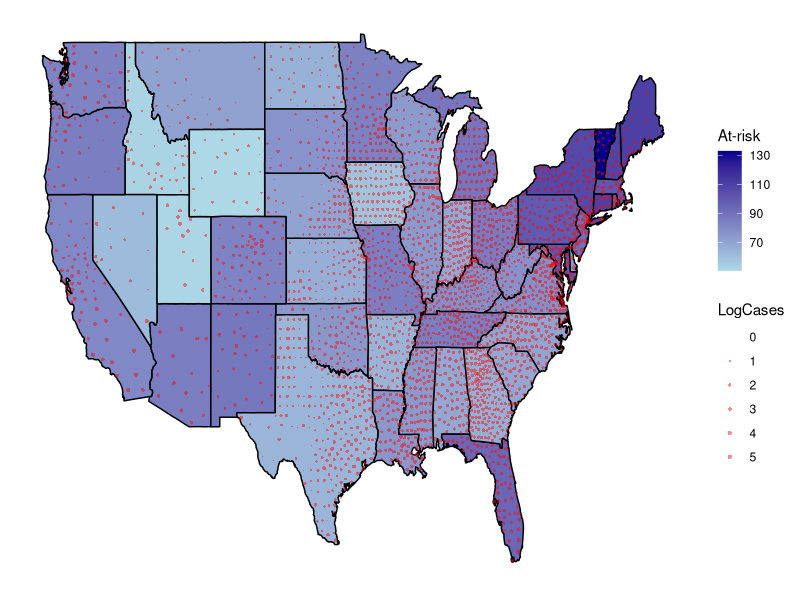
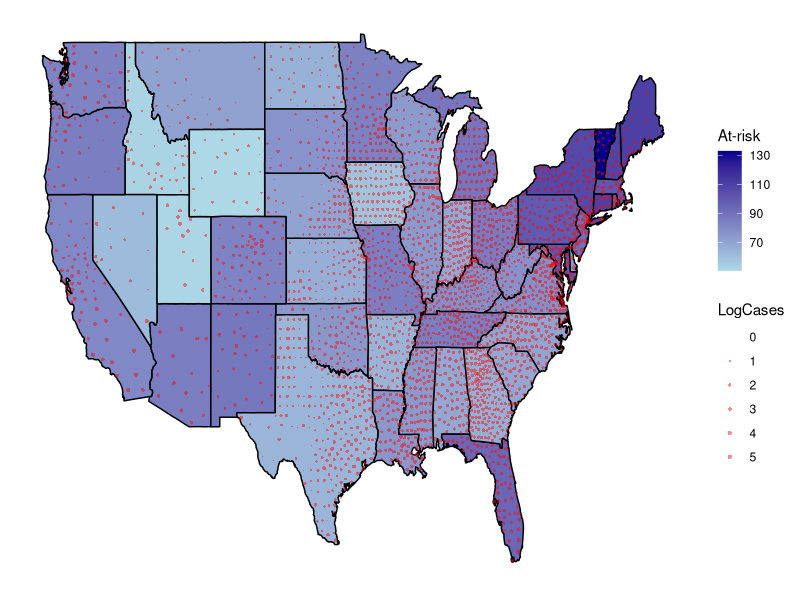

Write R code to recreate these figures, in order.
#####SETUP#####
suppressPackageStartupMessages(library("readr"))
suppressPackageStartupMessages(library("dplyr"))
suppressPackageStartupMessages(library("ggplot2"))

#####INPUT#####
pcare <- read_csv("aamc-state-data.csv")
covid <- read_csv("covid-confirmed.csv")

#####PROCESS#####
# pcare:
#   - add column for # of physicians over 60 per 100K population
#   - only select states that can be plotted (remove DC, PR)
pcare <- pcare %>%
  mutate(Risk = Number * Over60 / 100) %>%
  filter(!(state %in% c("DC", "PR")))

# covid:
#   - only select date column that will actually be used
#   - rename Long_ to long (contains longitude)
#   - rename Lat to lat (contains latitude)
#   - remove rows w/ zero cases (won't be plotted anyway, won't cause logarithm issues)
#   - remove rows not in continental United States
#   - take logarithm to make bubbles more aesthetically pleasing
covid <- covid %>%
  select(Lat, Long_, `6/4/2020`) %>%
  rename(long = Long_) %>%
  rename(lat = Lat) %>%
  filter(`6/4/2020` > 0) %>%
  filter(lat > 25 & lat < 50 & long > -130 & long < -65) %>%
  mutate(LogCases = log10(`6/4/2020`))

# prepare map data
states_pleth <- map_data("state")
state_data <- left_join(states_pleth, pcare, by = "region")

#####VISUALIZE & SAVE#####
## bubble map of 50 U.S. states
ggplot() +
  # map w/ states colored by # `physicians over 60` per 100K population
  geom_polygon(data = state_data,
               aes(x = long, y = lat, group = group, fill = Risk),
               color = "black") +
  scale_fill_gradient("At-risk", low = "lightblue", high = "darkblue") +
  # bubbles w/ log(COVID cases)
  geom_point(data = covid,
             aes(x = long, y = lat, size = LogCases),
             colour = "red", alpha = 0.45, shape = 16) +
  scale_size_continuous(range = c(0, 1.25)) +
  # remove elements we don't need
  theme(axis.title = element_blank(),
        axis.text = element_blank(),
        axis.ticks = element_blank(),
        panel.grid = element_blank(),
        panel.background = element_blank())

# save bubble chloropleth
ggsave(filename = "BubbleMap.png",
       width = 8, height = 4)
